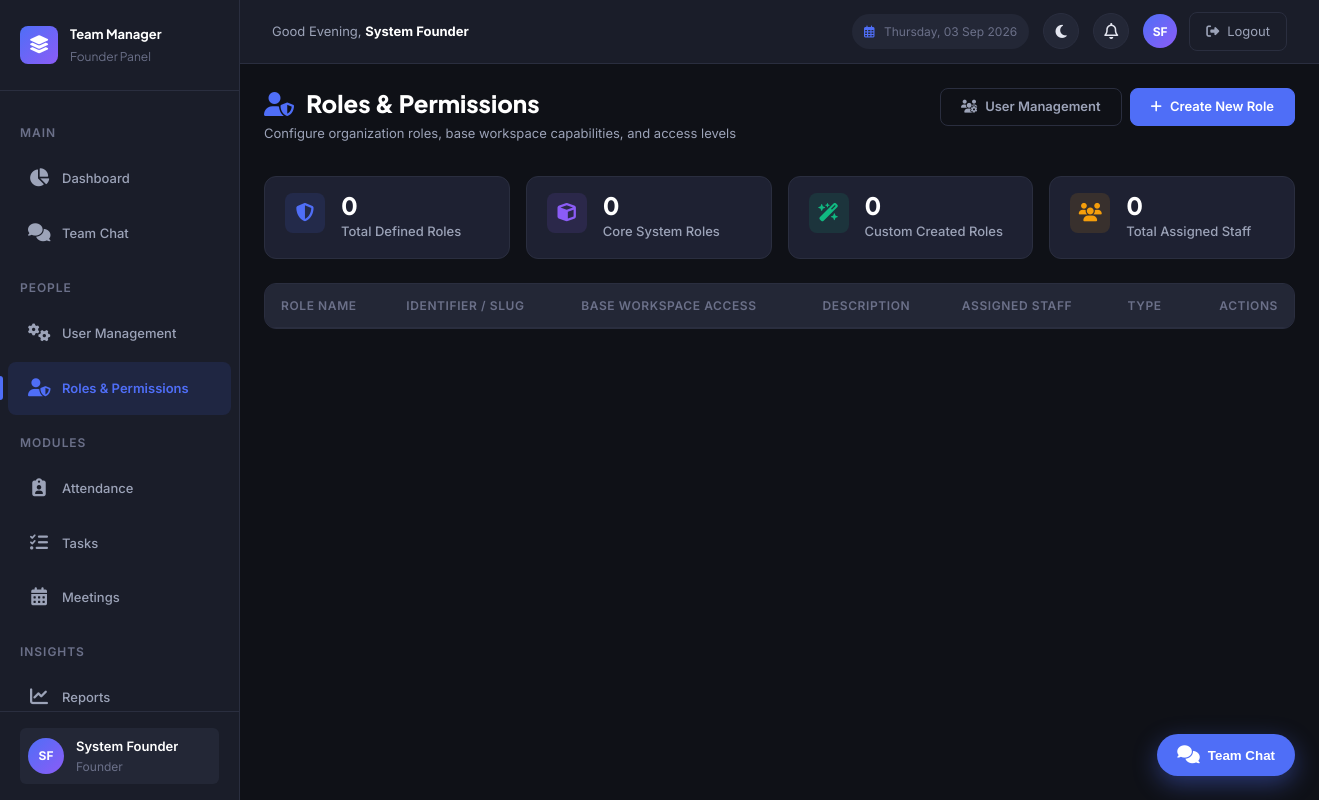
/founder/roles.php (signed in), run on an earlier commit of the app's database.
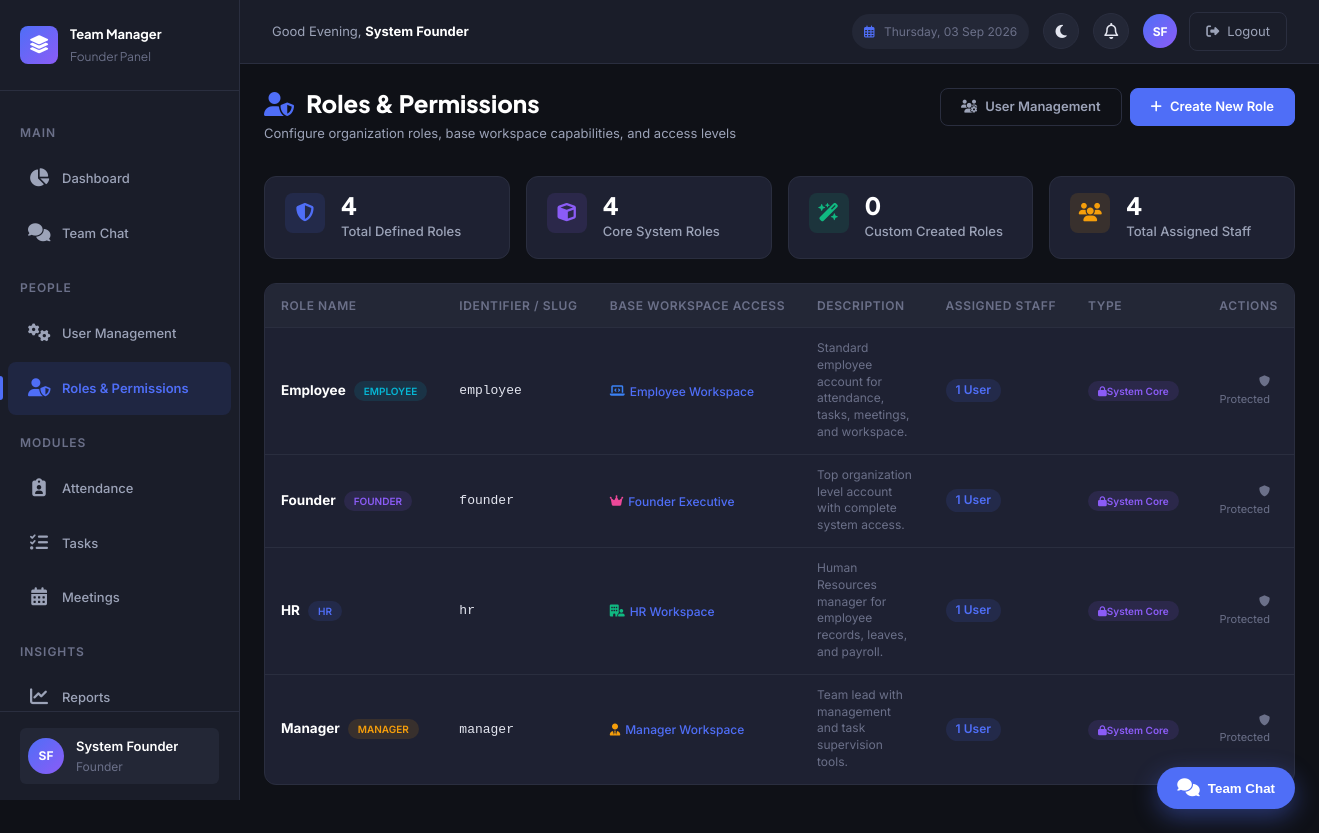
And on a later commit of the database.
### tables this page shows
CREATE TABLE `roles` (
  `id` int NOT NULL AUTO_INCREMENT,
  `name` varchar(100) NOT NULL,
  `slug` varchar(50) NOT NULL,
  `description` text,
  `base_role` varchar(50) NOT NULL DEFAULT 'employee',
  `is_system` tinyint(1) NOT NULL DEFAULT '0',
  `created_at` timestamp NULL DEFAULT CURRENT_TIMESTAMP,
  `updated_at` timestamp NULL DEFAULT CURRENT_TIMESTAMP ON UPDATE CURRENT_TIMESTAMP,
  PRIMARY KEY (`id`),
  UNIQUE KEY `uk_slug` (`slug`)
);

### includes/functions.php (called while the page is built, shortened)
<?php
function e(mixed $value): string {
    return htmlspecialchars((string)$value, ENT_QUOTES, 'UTF-8');
}
function get(string $key, mixed $default = ''): string {
    return isset($_GET[$key]) ? sanitize($_GET[$key]) : (string)$default;
}
function getAllRoles(): array {
    static $rolesCache = null;
    if ($rolesCache !== null) return $rolesCache;
    try {
        $db = getDB();
        $rolesCache = $db->query("SELECT * FROM roles ORDER BY is_system DESC, name ASC")->fetchAll();
    } catch (PDOException $e) {
        $rolesCache = [
            ['id' => 1, 'name' => 'Founder', 'slug' => 'founder', 'base_role' => 'founder', 'is_system' => 1],
            ['id' => 2, 'name' => 'Manager', 'slug' => 'manager', 'base_role' => 'manager', 'is_system' => 1],
            ['id' => 3, 'name' => 'HR', 'slug' => 'hr', 'base_role' => 'hr', 'is_system' => 1],
            ['id' => 4, 'name' => 'Employee', 'slug' => 'employee', 'base_role' => 'employee', 'is_system' => 1],
        ];
    }
    return $rolesCache;
}
function getRoleBaseType(string $slug): string {
    $roles = getAllRoles();
    foreach ($roles as $r) {
        if ($r['slug'] === $slug) {
            return $r['base_role'] ?? 'employee';
        }
    }
    return $slug;
}
function roleBadge(string $role): string {
    return match($role) {
        ROLE_FOUNDER  => 'badge-purple',
        ROLE_MANAGER  => 'badge-warning',
        ROLE_HR       => 'badge-primary',
        ROLE_EMPLOYEE => 'badge-info',
        default       => 'badge-role-' . $role
    };
}

### includes/middleware.php (called while the page is built, shortened)
<?php
function requireRole(array $allowedRoles): void {
    $userRole = getUserRole();
    $baseRole = function_exists('getRoleBaseType') ? getRoleBaseType($userRole) : $userRole;
}

### founder/roles.php (the view, shortened to what the rows shown need)
<?php
require_once __DIR__ . '/../includes/functions.php';
require_once __DIR__ . '/../includes/middleware.php';
requireRole([ROLE_FOUNDER]);
$db = getDB();
$action = get('action', 'list');
$editRole = null;
$roles = $db->query("
    SELECT r.*, COUNT(u.id) AS assigned_users_count
    FROM roles r
    LEFT JOIN users u ON r.slug = u.role
    GROUP BY r.id
    ORDER BY r.is_system DESC, r.name ASC
")->fetchAll();
include __DIR__ . '/../includes/header.php';
?>
<div class="page-header">
    <div>
        <h1 class="page-title"><i class="fa-solid fa-user-shield" style="color: var(--color-primary); margin-right: 8px;"></i> Roles & Permissions</h1>
    </div>
</div>
<?php if ($action === 'add'): ?>
    <div class="card fade-in" style="max-width: 640px; margin: 0 auto;">
        <div class="card-header">
            <h3 class="card-title"><i class="fa-solid fa-plus" style="color: var(--color-primary); margin-right: 6px;"></i> Create New Custom Role</h3>
        </div>
        <form method="POST" action="" data-validate>
            <?php echo csrfField(); ?>
            <input type="hidden" name="form_action" value="create_role">
            <div class="form-group">
                <label class="form-label">Role Display Name *</label>
                <input type="text" name="name" id="role-name-input" class="form-input" placeholder="e.g. QA Engineer, Finance Head, Team Lead, Product Designer" required value="<?php echo e(post('name')); ?>">
                <small class="text-muted" style="font-size: 11px;">The title shown across dashboards, badges, and user cards.</small>
            </div>
            <div class="form-group">
                <label class="form-label">Role Identifier (Slug) *</label>
                <input type="text" name="slug" id="role-slug-input" class="form-input" placeholder="e.g. qa_engineer, finance_head, team_lead" required value="<?php echo e(post('slug')); ?>">
                <small class="text-muted" style="font-size: 11px;">Unique database key. Lowercase letters, numbers, and underscores only.</small>
            </div>
            <div class="form-group">
                <label class="form-label">Base Workspace & Access Tier *</label>
                <select name="base_role" class="form-select" required>
                    <option value="employee" <?php echo post('base_role') === 'employee' ? 'selected' : ''; ?>>
                        Employee Workspace (Attendance, Tasks, Meetings, Leaves, Chat, Support)
                    </option>
                    <option value="manager" <?php echo post('base_role') === 'manager' ? 'selected' : ''; ?>>
                        Manager Workspace (Team Oversight, Task Supervision, Shift Monitoring, Leaves, Meetings)
                    </option>
                    <option value="hr" <?php echo post('base_role') === 'hr' ? 'selected' : ''; ?>>
                        HR Workspace (Employee Records, Payroll, Leaves Approval, Tickets, Company Attendance)
                    </option>
                </select>
                <small class="text-muted" style="font-size: 11px;">Determines the layout and tool modules this role can access upon login.</small>
            </div>
            <div class="form-group">
                <label class="form-label">Role Description / Scope</label>
                <textarea name="description" class="form-textarea" placeholder="Briefly describe the responsibilities and scope of this role..." rows="3"><?php echo e(post('description')); ?></textarea>
            </div>
            <div class="form-actions" style="margin-top: 20px; display: flex; gap: 10px;">
                <a href="<?php echo BASE_URL; ?>/founder/roles.php" class="btn btn-outline" style="flex: 1; text-align: center;">Cancel</a>
                <button type="submit" class="btn btn-primary" style="flex: 1;"><i class="fa-solid fa-circle-check"></i> Save Custom Role</button>
            </div>
        </form>
    </div>
    <script>
    document.getElementById('role-name-input')?.addEventListener('input', function() {
        const slugInput = document.getElementById('role-slug-input');
        if (slugInput && !slugInput.dataset.manual) {
            slugInput.value = this.value.toLowerCase().replace(/[^a-z0-9]+/g, '_').replace(/^_+|_+$/g, '');
        }
    });
    document.getElementById('role-slug-input')?.addEventListener('input', function() {
        this.dataset.manual = 'true';
    });
    </script>
<?php else: ?>
    <div class="table-container fade-in">
        <table class="data-table">
            <thead>
                <tr>
                    <th>Role Name</th>
                    <th>Identifier / Slug</th>
                    <th>Base Workspace Access</th>
                    <th>Description</th>
                    <th>Assigned Staff</th>
                    <th>Type</th>
                    <th style="text-align: right;">Actions</th>
                </tr>
            </thead>
            <tbody>
                <?php foreach ($roles as $r): ?>
                    <?php
                    $isSys = (bool)$r['is_system'];
                    $badgeClass = roleBadge($r['slug']);
                    ?>
                    <tr>
                        <td>
                            <div style="display: flex; align-items: center; gap: 8px;">
                                <strong style="font-size: 13.5px; color: var(--color-text-white);"><?php echo e($r['name']); ?></strong>
                                <span class="badge <?php echo $badgeClass; ?>" style="font-size: 10px;"><?php echo strtoupper(e($r['slug'])); ?></span>
                            </div>
                        </td>
                        <td><code><?php echo e($r['slug']); ?></code></td>
                        <td>
                            <span style="font-size: 12px; font-weight: 500; color: var(--color-primary); display: inline-flex; align-items: center; gap: 5px;">
                                <?php if ($r['base_role'] === 'founder'): ?>
                                    <i class="fa-solid fa-crown" style="color: #ec4899;"></i> Founder Executive
                                <?php elseif ($r['base_role'] === 'manager'): ?>
                                    <i class="fa-solid fa-user-tie" style="color: #f59e0b;"></i> Manager Workspace
                                <?php elseif ($r['base_role'] === 'hr'): ?>
                                    <i class="fa-solid fa-building-user" style="color: #10b981;"></i> HR Workspace
                                <?php else: ?>
                                    <i class="fa-solid fa-laptop-code" style="color: #3b82f6;"></i> Employee Workspace
                                <?php endif; ?>
                            </span>
                        </td>
                        <td style="max-width: 260px;">
                            <span class="text-muted" style="font-size: 12px; line-height: 1.4; display: inline-block;">
                                <?php echo e($r['description'] ?: '—'); ?>
                            </span>
                        </td>
                        <td>
                            <a href="<?php echo BASE_URL; ?>/founder/user-management.php?role_filter=<?php echo urlencode($r['slug']); ?>" style="text-decoration: none;">
                                <span class="badge <?php echo $r['assigned_users_count'] > 0 ? 'badge-primary' : 'badge-secondary'; ?>">
                                    <?php echo (int)$r['assigned_users_count']; ?> User<?php echo $r['assigned_users_count'] == 1 ? '' : 's'; ?>
                                </span>
                            </a>
                        </td>
                        <td>
                            <?php if ($isSys): ?>
                                <span class="badge badge-purple" style="font-size: 10px;"><i class="fa-solid fa-lock"></i> System Core</span>
                            <?php else: ?>
                                <span class="badge badge-success" style="font-size: 10px;"><i class="fa-solid fa-wand-magic-sparkles"></i> Custom Role</span>
                            <?php endif; ?>
                        </td>
                        <td style="text-align: right;">
                            <div class="table-actions" style="display: inline-flex; gap: 4px;">
                                <?php if (!$isSys): ?>
                                    <a href="?action=edit&id=<?php echo $r['id']; ?>" class="btn btn-ghost btn-sm" title="Edit Role"><i class="fa-solid fa-pen"></i></a>
                                    <a href="?delete=<?php echo $r['id']; ?>" class="btn btn-ghost btn-sm" data-confirm="Are you sure you want to permanently delete the role '<?php echo e($r['name']); ?>'?" title="Delete Role"><i class="fa-solid fa-trash-can"></i></a>
                                <?php else: ?>
                                    <span class="text-muted" style="font-size: 11px; padding: 4px 8px;"><i class="fa-solid fa-shield"></i> Protected</span>
                                <?php endif; ?>
                            </div>
                        </td>
                    </tr>
                <?php endforeach; ?>
            </tbody>
        </table>
    </div>
<?php endif; ?>
<?php include __DIR__ . '/../includes/footer.php'; ?>

What changed in the data, as far as the page shows it:
added roles: name "Employee", slug "EMPLOYEE", slug "employee", base_role "employee" (drawn), description "Standard employee account for attendance, tasks, meetings, and workspace.", assigned_users_count "1", is_system 1 (drawn)
added roles: name "Founder", slug "FOUNDER", slug "founder", base_role "founder" (drawn), description "Top organization level account with complete system access.", assigned_users_count "1", is_system 1 (drawn)
added roles: name "HR", slug "HR", slug "hr", base_role "hr" (drawn), description "Human Resources manager for employee records, leaves, and payroll.", assigned_users_count "1", is_system 1 (drawn)
added roles: name "Manager", slug "MANAGER", slug "manager", base_role "manager" (drawn), description "Team lead with management and task supervision tools.", assigned_users_count "1", is_system 1 (drawn)
Also different on the page:
count($roles): "0" → "4"
$systemRolesCount: "0" → "4"
$totalUsersCount: "0" → "4"
